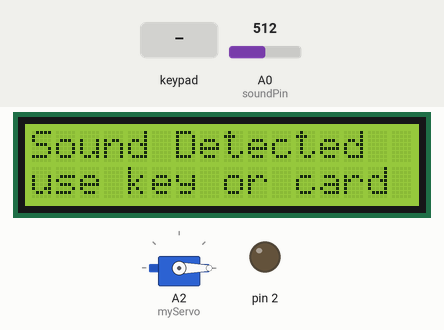
A sketch run on a simulated Arduino Uno, built with avr-gcc and run on an emulated ATmega328P. On the bench: servo, 16×2 character LCD, output pins drawn as LEDs (lit = HIGH). Inputs (shaded band) come from the test bench; at power-on: A0 (soundPin) = 512. Pins used as bus, display or sensor lines are not drawn.

Above: at 1.3 s.
1.4 s: keypad keys 7 7 7 7 pressed 0.4 s apart
At 6.6 s:
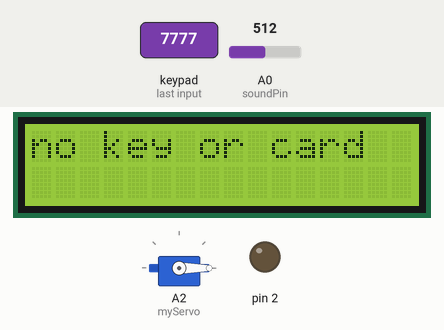
At 8.3 s:
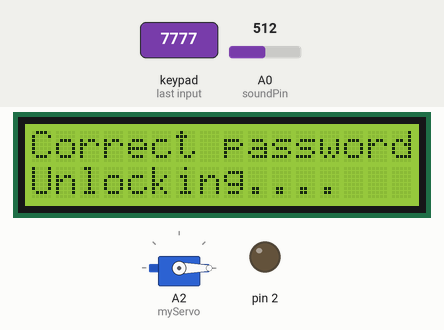
16.5 s: key '1' pressed
24.0 s: keypad keys 7 7 7 7 pressed 0.4 s apart
At 25.9 s:
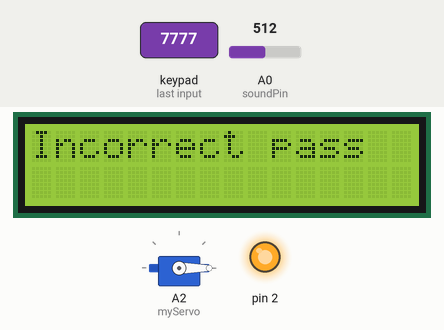
Timing chart, 0 to 27.4 s (numbered marks = the images above; inputs shaded):
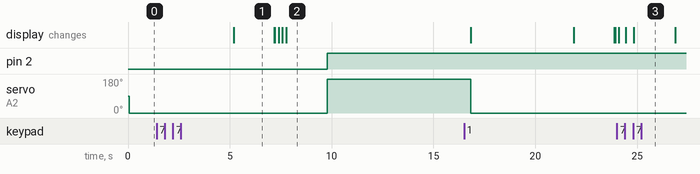

Measured:
- after the input at 1.4 s, pin 2: LOW → HIGH after 8.4 s; servo on A2 (myServo): 0° → 180° after 8.4 s; the display: first differs from a run without the input after 5.8 s (image 2 shows a later state)
- after the input at 24.0 s, the display: first changes after 0.10 s (image 3 shows a later state)
- what the display in image 1 shows lasts 2.0 s, from 5.2 s to 7.2 s

The sketch:

finaly.ino
```cpp
#include <Servo.h>
#include <RFID.h>
#include <Keypad.h>
#include "DS1302.h"
#include <LiquidCrystal_I2C.h>
#include <Wire.h>

#define RST_PIN 9
#define SS_PIN 10

String rfidCard;
static boolean statt=false;
RFID rfid(SS_PIN, RST_PIN);
String card  = "99 11 101 15";
String card2 = "243 122 230 246";
char keys[4][4] = {
  {'1', '2', '3', 'A'},
  {'4', '5', '6', 'B'},
  {'7', '8', '9', 'C'},
  {'*', '0', '#', 'D'}
};
int soundPin = A0;
byte rowPins[4] = {6, 7, 8,  };
byte colPins[4] = {3, 4, 5, A1}; // Connect the fourth column pin to A1
int servoPin = A2; // Define the pin for the servo
String password = "7777";
String enteredPassword = ""; // Variable to store entered password
int position = 0;
  int wrongAttempts = 0; // Variable to count the wrong attempts.
int maxAttempts = 1; // Maximum allowed wrong attempts.

Servo myServo;
Keypad keypad = Keypad(makeKeymap(keys), rowPins, colPins, 4, 4); // MAPPING THE KEYPAD.
LiquidCrystal_I2C lcd(0x27, 16, 2); // Initialize the LCD with the I2C address and dimensions

void setup() {
   myServo.attach(A2);
  SPI.begin();
  rfid.init();

  pinMode(2,OUTPUT);
   myServo.write(0);
  lcd.begin(); // Initialize the LCD
  lcd.backlight(); // Turn on the backlight
  lcd.setCursor(0, 0);
}

void displayTime() {
  char *timearray = "readTime()";
  lcd.clear();
  float Vout = analogRead(A3);
  float Temp = (Vout * 5.0 * 100.0) / 1024.0; // Temperature calculation adjusted
  lcd.setCursor(0, 0);
  lcd.print("Temp: ");
  lcd.print(Temp);
  lcd.setCursor(0, 1);
  lcd.print("Time:");
  lcd.print(timearray);
}

void loop() {
  int soundValue = analogRead(soundPin);
  Serial.println(soundValue);
  if(statt==true){
  key();
  }
   String card = "99 11 101 15";
   if (wrongAttempts >= maxAttempts) {
        lcd.clear();
        lcd.print("Max attempts!");
        delay(3000);
        lcd.clear();
         wrongAttempts = 0;
      }
  if (soundValue > 20 && wrongAttempts < maxAttempts && statt==false  ) {
    statt=true;
    lcd.clear();
    lcd.setCursor(0, 0);
    lcd.print("Sound Detected");
     lcd.setCursor(0, 1);
    lcd.print("use key or card");
    delay(5000);
    if (keyOrCard()) {
      unlockDoor();
      statt=false;
      digitalWrite(2,HIGH); // Unlock the door if key or card is presented
      delay(5000); // Wait for 5 seconds to ensure door is fully open
      lockDoor(); // Lock the door after delay

    }

    else {
      lcd.clear();
      lcd.print("no key or card");
      delay(2000); // Wait for 2 seconds before clearing the LCD
      lcd.clear();

     // statt=false;
    }
  }
}
void key(){
  char pressedKey = keypad.getKey();
  if (pressedKey != NO_KEY) {
    //stat=true;
    lcd.clear();
    lcd.setCursor(0, 0);
    lcd.print("Enter Password:");
    lcd.setCursor(0, 1);
    lcd.print("Pass: ");
    lcd.print(enteredPassword);

     if (pressedKey == '*' || pressedKey == '#') {
      enteredPassword = ""; // Clear entered password if * or # is pressed
    } else {
      enteredPassword += pressedKey; // Append pressed key to entered password
    }


    if(enteredPassword.length() == 4) {
      if (enteredPassword == password) {

        lcd.clear();
        lcd.print("Correct password!");
        lcd.setCursor(0, 1);
        lcd.print("Unlocking....");
        delay(2000);
        statt=false;
        digitalWrite(2,HIGH);
        unlockDoor();
        //stat=false;
        delay(2000);
        lockDoor() ;
        lcd.clear();
        enteredPassword = ""; // Clear entered password after correct entry
      } else {
         wrongAttempts++;
        lcd.clear();
        lcd.print("Incorrect pass");
        //stat=false;
        statt=false;

        delay(2000);
        lcd.clear();
        enteredPassword = "";
      }

      if (wrongAttempts >= maxAttempts) {
      lcd.clear();
      lcd.print("Max attempts!");
      delay(3000);
      lcd.clear();
      wrongAttempts = 0;
      }
    }

    if (position > 4) {
      enteredPassword = ""; // Clear entered password if more than 4 digits are entered
      lcd.setCursor(0, 1);
      lcd.print("                "); // Clear the LCD
      lcd.setCursor(0, 1);
      lcd.print(enteredPassword); // Display empty password on LCD
    }
  }
}
bool keyOrCard() {

  if (rfid.isCard()) {
    lcd.clear();
    lcd.setCursor(0, 0);
    lcd.print("Card detecting...");
    if (rfid.readCardSerial()) {
      rfidCard = String(rfid.serNum[0]) + " " + String(rfid.serNum[1]) + " " + String(rfid.serNum[2]) + " " + String(rfid.serNum[3]);

      if (rfidCard == card) {
        lcd.setCursor(0, 1);
        lcd.print("Unlocking....");
        delay(2000);
        return true; // Return true if valid card is detected
      }

      if (rfidCard ==  card2) {

        lcd.setCursor(0, 1);
        lcd.print("invalid card");
        wrongAttempts++;
        delay(2000);
        statt=false;
      }


    }
    rfid.halt();
  }

  return false;
}

void unlockDoor() {
  lcd.setCursor(0, 1);
  lcd.print("Unlocking...");
  myServo.write(180); // Rotate the servo to unlock the door
}

void lockDoor() {
  delay(5000); // Wait for 5 seconds to ensure door is fully open
  lcd.clear();
  lcd.setCursor(0, 1);
  lcd.print("Locking...");
  myServo.write(0); // Return the servo to the locked position
}
```
